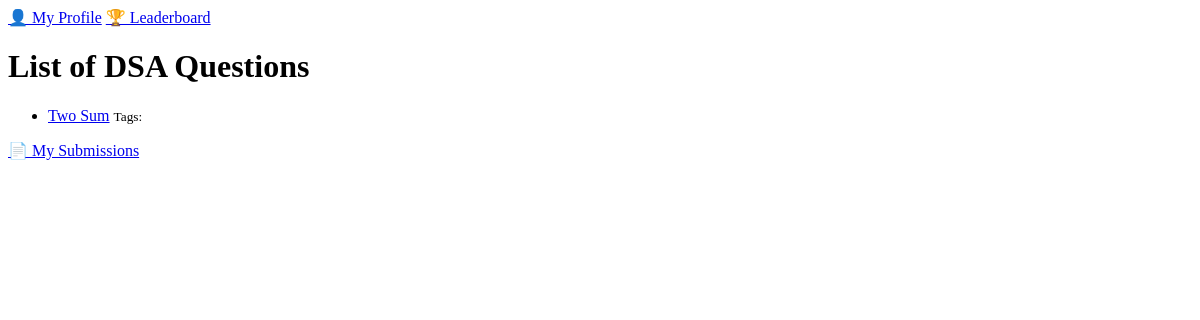
Page / (signed in) on the earlier database version.
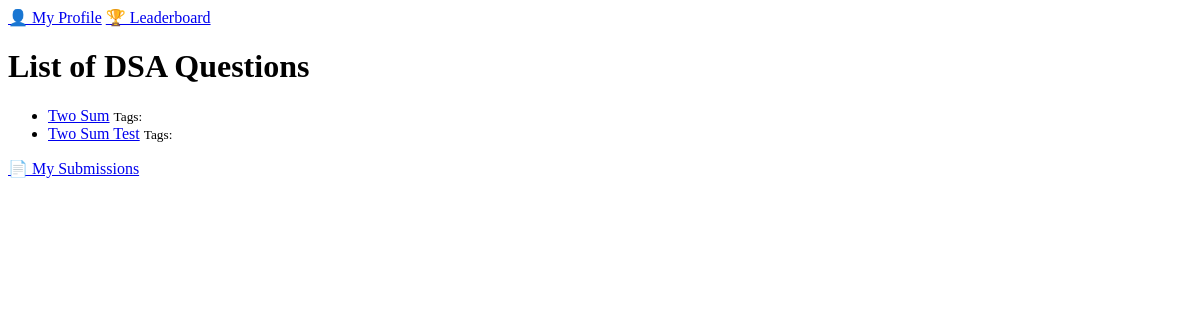
Same page on the later database version.
### core/models.py (models this page shows, shortened)
class Question(models.Model):
    DIFFICULTY_LEVELS = [
        ('Easy', 'Easy'),
        ('Medium', 'Medium'),
        ('Hard', 'Hard'),
    ]
    title = models.CharField(max_length=255)
    description = models.TextField()
    difficulty = models.CharField(max_length=10, choices=DIFFICULTY_LEVELS)
    tags = models.ManyToManyField(Tag, blank=True)  # e.g. "Array, HashMap"
    starter_code = models.TextField(blank=True)
    expected_output = models.TextField(help_text="Expected output for testing")

### core/views.py (the view)
# urls.py: path('', views.question_list, name='question_list'),
def question_list(request):
    questions = Question.objects.all()
    return render(request, 'core/question_list.html', {'questions': questions})

### core/templates/core/question_list.html (shortened to what this page needs)
<!DOCTYPE html>
<html>
<head>
</head>
<body>
    {% if user.is_authenticated %}
         <a href="{% url 'user_profile' user.username %}">👤 My Profile</a>
    {% endif %}
    <a href="{% url 'leaderboard' %}">🏆 Leaderboard</a>
    <h1>List of DSA Questions</h1>
    <ul>
        {% for question in questions %}
            <li><a href="{% url 'question_detail' question.id %}">{{ question.title }}</a>
                <small>Tags:
                </small>
            </li>
        {% empty %}
            <li>No questions found.</li>
        {% endfor %}
    </ul>
    <a href="/my-submissions/">📄 My Submissions</a>
</body>
</html>

Differences in the rows shown:
added Question: title "Two Sum Test"
